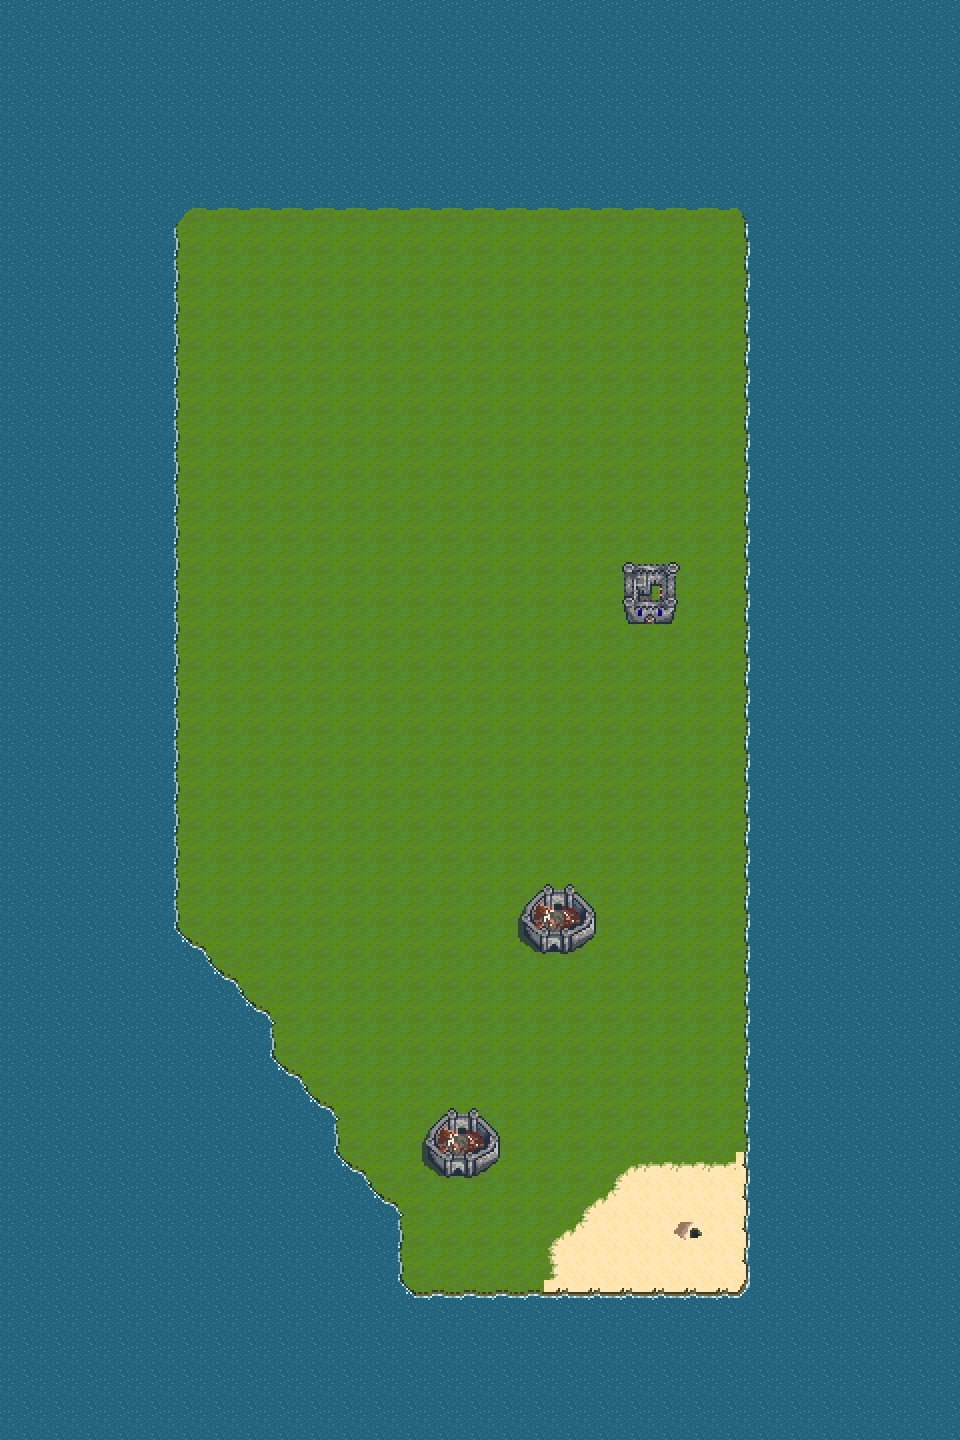

Below is a game level as drawn by its tile map, then a one-line description and the .tmx that defines it (tile-layer data replaced by summaries):
An orthogonal 30x45 tile map with 32x32 px tiles, 6 tile layers (ground, subdetail, detail, collision, ...).

<map version="1.0" tiledversion="1.1.4" orientation="orthogonal" renderorder="right-down" width="30" height="45" tilewidth="32" tileheight="32" infinite="0" nextobjectid="1">
 <tileset firstgid="1" name="_WORLD-TILES-MASTER" tilewidth="32" tileheight="32" tilecount="2280" columns="40">
  <image source="_WORLD-TILES-MASTER.png" width="1280" height="1824" />
 </tileset>
 <layer name="ground" width="30" height="45">
  <data>[1350 cells, 1350 non-empty, 3 distinct tile ids]</data>
 </layer>
 <layer name="subdetail" width="30" height="45">
  <data>[1350 cells, 141 non-empty, 34 distinct tile ids]</data>
 </layer>
 <layer name="detail" width="30" height="45">
  <data>[1350 cells, 0 non-empty, 0 distinct tile ids]</data>
 </layer>
 <layer name="collision" width="30" height="45">
  <data>[1350 cells, 0 non-empty, 0 distinct tile ids]</data>
 </layer>
 <objectgroup name="objects" />
 <layer name="subforeground" width="30" height="45">
  <data>[1350 cells, 0 non-empty, 0 distinct tile ids]</data>
 </layer>
 <layer name="foreground" width="30" height="45">
  <data>[1350 cells, 0 non-empty, 0 distinct tile ids]</data>
 </layer>
</map>